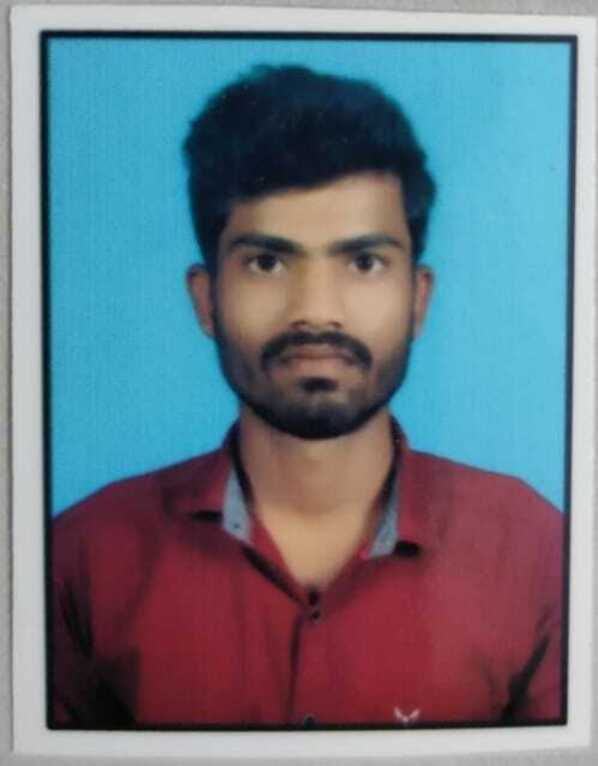
#> input picture aravind.jpeg, 598 x 766 px
$ jupyter execute --allow-errors K-Mean.ipynb
#> lines starting #> are read from the running program, lines starting #| are printed output that depends on the picture
[cell 1]
print("hello world")

[cell 2]
from sklearn.datasets import make_blobs
import numpy as np
from pandas import DataFrame
from matplotlib import pyplot as plt
from matplotlib.pyplot import figure
import random
import cv2

Setting Standard Seed

[cell 3]
random.seed(7) #this generates the random numbers with the fixed seed which means it will generate the same random numbers
np.random.seed(7)

Creating Sythetic Data

[cell 4]
x_train, _= make_blobs(n_samples= 1000 , n_features= 2, centers= 3, random_state= 20)
print(type(x_train))

'''we use scikit-learn's make_blobs function to generate random data points.
In the first call to make_blobs, we don't specify random_state, so the data will be different each time we run the code.
In the second call, we specify random_state=42, ensuring that we get the same data points every time we run the code.'''

Visualization of Data

[cell 5]
df = DataFrame(dict(x = x_train[:,0], y =x_train[:, 1]))

fig, ax = plt.subplots(figsize = ( 9,3))
df.plot(ax = ax , kind = 'scatter', x = 'x', y = 'y')
plt.xlabel('x_1')
plt.ylabel('x_2')
plt.title("K-Means_Algorithm")
plt.show()
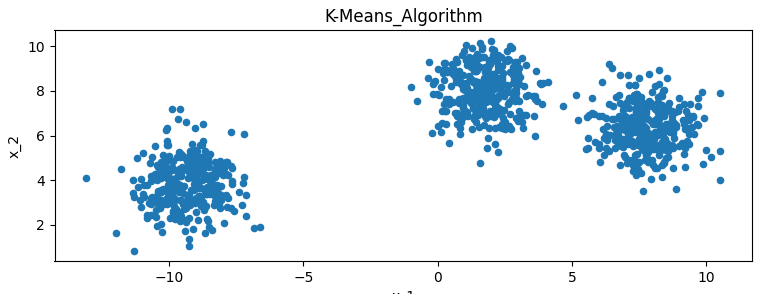
#> figure drawn by matplotlib, 1 panel

Initializing Functions

[cell 6]
def get_initial_centroids(x, k):
    " x is nd.array training data , k is cetroids which will be selected from x"
    number_of_smaples = x.shape[0]
    sample_point_ids = random.sample(range(0, number_of_smaples), k) # it will generate the idexes of centroids
    centroids = [tuple(x[id]) for id in sample_point_ids]
    unique_centroids = list(set(centroids))  # to detlete the dupllicates
    number_of_unique_centroids = len(unique_centroids)

    while number_of_unique_centroids < k :
        new_sample_point_ids = random.sample(range(0, number_of_smaples), k - number_of_unique_centroids)
        new_centroids = [tuple(x[id] for id in new_sample_point_ids)]
        unique_centroids = list(set(new_centroids + unique_centroids))
        number_of_unique_centroids = len(unique_centroids)

    return np.array(unique_centroids)

Example with ndArray

[cell 7]
x = np.array([[1,1,1], [2,2,2], [3,3,3], [4,4,4]])

k = 2
print(f"Dataset:\n {x}")
print(f"Datashape : {x.shape}")
#> (the rest of this cell did not finish here and is left out)

[cell 8]
def get_euclidean_distance(A_matrix, B_matrix):
    """
    Function computes euclidean distance between matrix A and B.
    E. g. C[2,15] is distance between point 2 from A (A[2]) matrix and point 15 from matrix B (B[15])
    Args:
        A_matrix (numpy.ndarray): Matrix size N1:D
        B_matrix (numpy.ndarray): Matrix size N2:D

    Returns:
        numpy.ndarray: Matrix size N1:N2
    """
    A_square = np.reshape(np.sum(A_matrix * A_matrix, axis= 1), (A_matrix.shape[0], 1)) #means sum of squares of elements of each row alonb coloumn
    B_square = np.reshape(np.sum(B_matrix * B_matrix, axis= 1), (1,B_matrix.shape[0]))  # it reshapes the matrix
    AB = A_matrix @ B_matrix.T
    C = -2*AB + A_square + B_square

    return np.sqrt(C)

Lets try with an Example

[cell 9]
A = np.array([[1,2], [2, 3], [3,4], [5,6], [1,1], [3,0]])
B = np.array([[0,1], [2,0], [1,4],[1,6]])

print(f"A :\n {A}")
print(f"B :\n {B}")
print(f"Euclidean distance between A and B is:\n {get_euclidean_distance(A,B)}")

Finding New Clusters

[cell 10]
#initializing a dict with empty lists
f = {}
for i in range(10):
    f[i] = []
print(f)

[cell 11]
def get_clusters(x ,centroids, distance_measuring_method):
    k = centroids.shape[0]
    clusters = {}
    distance_matrix = distance_measuring_method(x, centroids)
    closest_cluster_ids = np.argmin(distance_matrix, axis= 1) # its a index of
    for i in range(k):
        clusters[i] = []
    for i , cluster_id in enumerate(closest_cluster_ids):
        clusters[cluster_id].append(x[i])
    return clusters

Example

[cell 12]
A = np.array([[1,2], [2, 3], [3,4], [5,6], [1,1], [3,0]])
B = np.array([[0,1], [2,0], [1,4],[1,6]])

print(f"assigned data points with respective clustes:\n {get_clusters(A, B, get_euclidean_distance)}")

Check if cluster changed

[cell 13]
#Din't understand it properly
def has_centroids_covered(previous_centroids, new_centroids, distance_mesuring_method, movement_threshold_delta):
    """
    Function checks if any of centroids moved more then MOVEMENT_THRESHOLD_DELTA if not we assume the centroids were founded
    Args:
        previous_centroids (numpy.ndarray): array of k old centroids, size K:D
        new_centroids (numpy.ndarray): array of k new centroids, size K:D
        distance_mesuring_method (function): function taking 2 Matrices A (N1:D) and B (N2:D) and returning distance
        movement_threshold_delta (float): threshold value, if centroids move less we assume that algorithm covered


    Returns: boolean True if centroids coverd False if not

    """
    distances_between_old_and_new_centroids = distance_mesuring_method(previous_centroids, new_centroids)
    centroids_covered = np.max(distances_between_old_and_new_centroids.diagonal()) <= movement_threshold_delta

    return centroids_covered

Merge All the Steps and Perfome K-Mean Algorithm

[cell 14]
import numpy as np

# Define the clusters dictionary
clusters = {0: [np.array([1, 2]), np.array([1, 1])], 1: [np.array([3, 0])], 2: [np.array([2, 3]), np.array([3, 4])], 3: [np.array([5, 6])]}

# Calculate the new centroids
new_centroids = np.array([np.mean(clusters[key], axis=0) for key in sorted(clusters.keys())])

# Print the new centroids
print(new_centroids)
print(np.mean(clusters[key]) for key in sorted(clusters.keys()))

[cell 15]
def perform_k_means_algorithm(X, k, distance_mesuring_method, movement_threshold_delta=0):
    """
    Function performs k-means algorithm on a given dataset, finds and returns k centroids
    Args:
        X (numpy.ndarray) : dataset points array, size N:D
        distance_mesuring_method (function): function taking 2 Matrices A (N1:D) and B (N2:D) and returning distance
        between all points from matrix A and all points from matrix B, size N1:N2.
        k (int): number of centroids
        movement_threshold_delta (float): threshold value, if centroids move less we assume that algorithm covered

    Returns:
        (numpy.ndarray): array of k centroids, size K:D
    """

    new_centroids = get_initial_centroids(x, k)

    centroids_covered = False

    while not centroids_covered:
        previous_centroids = new_centroids
        clusters = get_clusters(X, previous_centroids, distance_mesuring_method)

        new_centroids = np.array([np.mean(clusters[key], axis=0, dtype=X.dtype) for key in sorted(clusters.keys())])

        centroids_covered = has_centroids_covered(previous_centroids, new_centroids, distance_mesuring_method, movement_threshold_delta)

    return new_centroids

Perfoming on photo to remove the colours

[cell 16]
def get_reduced_colors_image(image, number_of_colors):
    """
    Function returns given image with reduced number of colors
    Args:
        image (numpy.ndarray): original opencv image, function finds its reduced colors form
        number_of_colors (integer): number of colors in reduced image

    Returns:
        (numpy.ndarray): image with reduced number of colors
    """

    h, w, d = image.shape

    X = np.reshape(image, (h * w, d))
    X = np.array(X, dtype=np.int32)

    centroids = perform_k_means_algorithm(X, k=number_of_colors, distance_mesuring_method=get_euclidean_distance)
    distance_matrix = get_euclidean_distance(X, centroids)
    closest_cluster_ids = np.argmin(distance_matrix, axis=1)

    X_reconstructed = centroids[closest_cluster_ids]
    X_reconstructed = np.array(X_reconstructed, dtype=np.uint8)
    reduced_image = np.reshape(X_reconstructed, (h, w, d))

    return reduced_image

[cell 17]
k_values = [1, 2, 3, 4, 5, 6, 7, 8, 9, 10, 16, 32, 64]

reconstrutons = []


img = cv2.imread("aravind.jpeg")
#> img is the input picture: shape (766, 598, 3); mean B, G, R 132.5, 120.3, 106.2
print(img)
#> (printed output is left out)
plt.rcParams['figure.figsize'] = [15, 8]
plt.imshow(cv2.cvtColor(img, cv2.COLOR_BGR2RGB))
plt.title("Original")
plt.show()

#> (the rest of this cell did not finish here and is left out)
